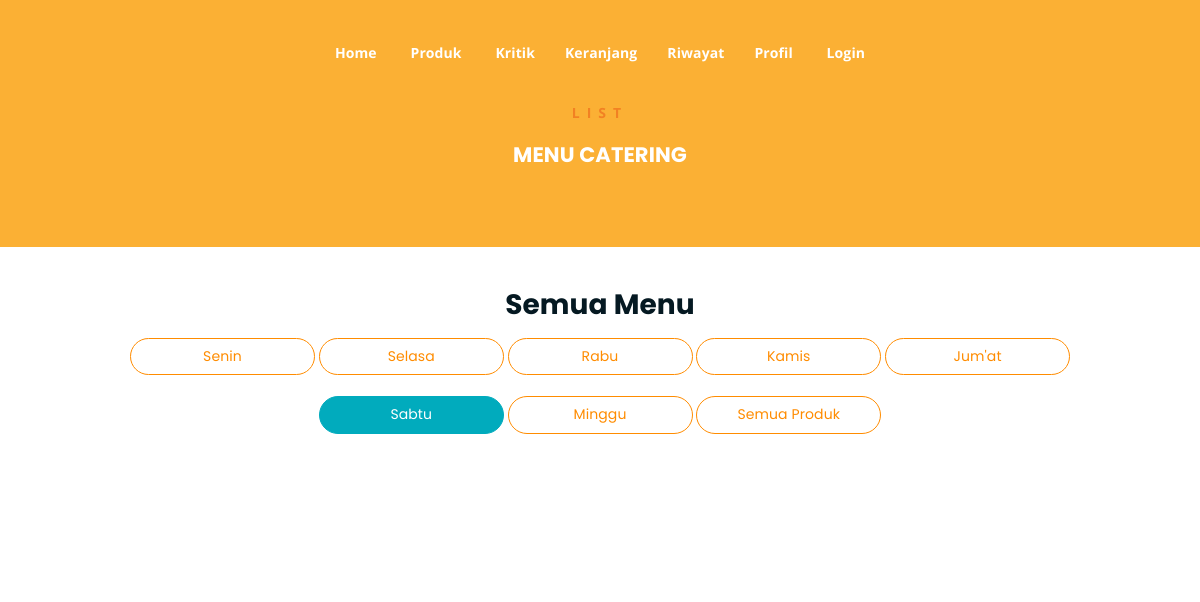
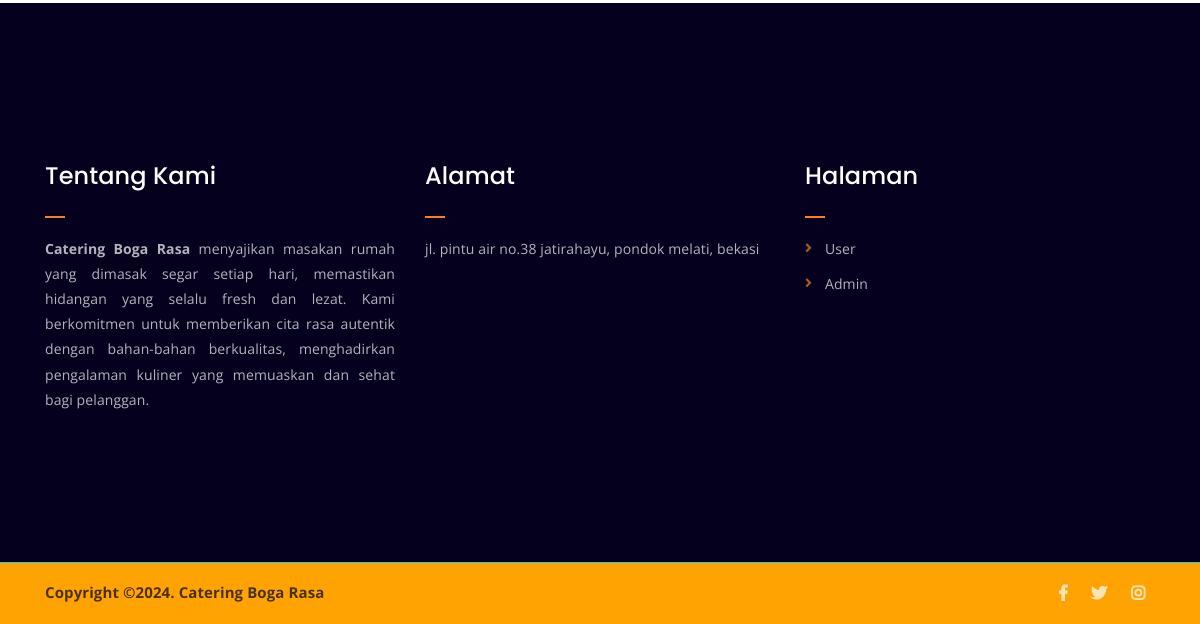
Page /menu-sabtu.php on the earlier database version (2 pictures, top to bottom).
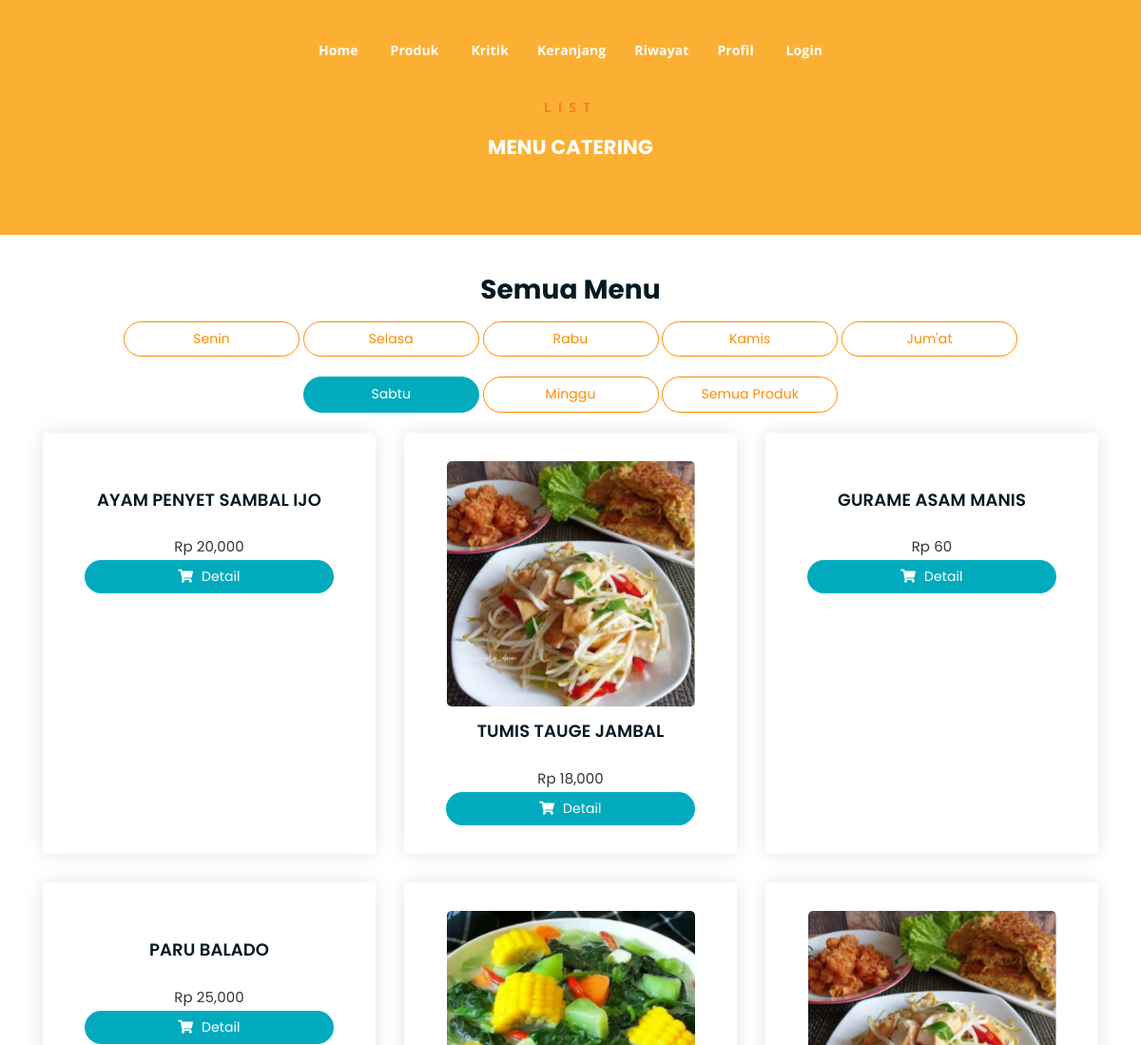
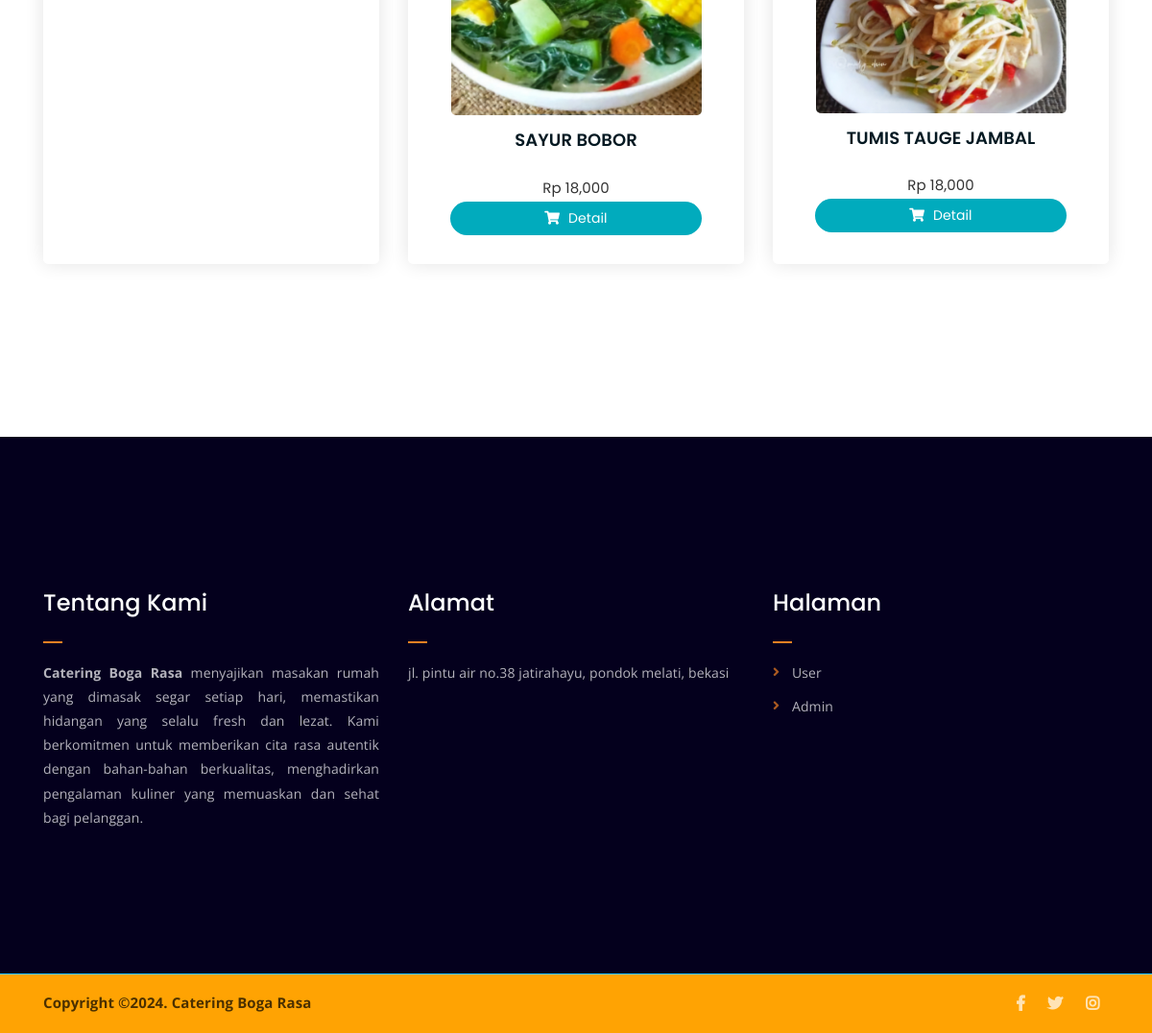
Same page on the later database version (2 pictures, top to bottom).
### tables this page shows
CREATE TABLE `promosi` (
  `id_promosi_produk` int(11) NOT NULL,
  `id_produk` varchar(55) NOT NULL,
  `promo_lama` varchar(55) NOT NULL,
  `promo_baru` varchar(55) NOT NULL
);

CREATE TABLE `produk` (
  `id` int(11) NOT NULL,
  `id_produk` varchar(11) NOT NULL,
  `nama_produk` varchar(55) NOT NULL,
  `gambar` varchar(55) NOT NULL,
  `harga` varchar(55) NOT NULL,
  `deskripsi` varchar(1000) NOT NULL,
  `menu_hari` varchar(111) NOT NULL
);

### menu-sabtu.php (the view, shortened to what this page needs)
<?php
require('./app/database/db.php');
?>
<!DOCTYPE html>
<html lang="en">
<head>
	<link rel="stylesheet" href="assets/css/all.min.css">
	<link rel="stylesheet" href="assets/bootstrap/css/bootstrap.min.css">
	<link rel="stylesheet" href="assets/css/owl.carousel.css">
	<link rel="stylesheet" href="assets/css/magnific-popup.css">
	<link rel="stylesheet" href="assets/css/animate.css">
	<link rel="stylesheet" href="assets/css/meanmenu.min.css">
	<link rel="stylesheet" href="assets/css/main.css">
	<link rel="stylesheet" href="assets/css/responsive.css">
</head>
<body>
	<?php include('./include/nav.php') ?>
	<div class="breadcrumb-section breadcrumb-bg">
		<div class="container">
			<div class="row">
				<div class="col-lg-8 offset-lg-2 text-center">
					<div class="breadcrumb-text">
						<p>LIST</p>
						<h4 style="color: #fff;">MENU CATERING</h4>
					</div>
				</div>
			</div>
		</div>
	</div>
	<div class="product-section mt-5 mb-150">
		<div class="container">
			<h3 class="text-center">Semua Menu</h3>
		<div class="text-center tag">
				<a href="menu-senin.php" class="cart-btn mb-4 col-md-2 text-center">Senin</a>
				<a href="menu-selasa.php" class="cart-btn mb-4 col-md-2 text-center">Selasa</a>
				<a href="menu-rabu.php" class="cart-btn mb-4 col-md-2 text-center">Rabu</a>
				<a href="menu-kamis.php" class="cart-btn mb-4 col-md-2 text-center">Kamis</a>
				<a href="menu-jumat.php" class="cart-btn mb-4 col-md-2 text-center">Jum'at</a>
				<a href="produk.php" class="aktif cart-btn mb-4 col-md-2 text-center">Sabtu</a>
				<a href="menu-minggu.php" class="cart-btn mb-4 col-md-2 text-center">Minggu</a>
				<a href="produk.php" class="cart-btn mb-4 col-md-2 text-center">Semua Produk</a>
			</div>
		<div class="row">
			<?php
				$produk = mysqli_query($conn, "SELECT * FROM produk LEFT JOIN promosi ON produk.id_produk = promosi.id_produk  WHERE produk.menu_hari = 'Sabtu'");
				while ($p = mysqli_fetch_array($produk)) {
			?>
			<a href="produk-detail.php?id_produk=<?= $p['id_produk']?>">
				<div class="col-lg-4 col-md-6 text-center card">
					<div class="single-product-item" style="height: 100%;">
						<div class="product-image">
							<img src="app/admin/foto/<?= $p['gambar'] ?>" alt="">
						</div>
						<h3><?php echo $p['nama_produk'] ?></h3>
							<p class="product-price"><span>Rp <?php echo number_format($p['harga']) ?></span></p>
						<a href="produk-detail.php?id_produk=<?= $p['id_produk']?>" class="cart-btn"><i class="fas fa-shopping-cart"></i> Detail</a>
					</div>
				</div>
				</a>
			<?php } ?>
			</div>
		</div>
	</div>
	<?php include('./include/footer.php') ?>
</body>
</html>

### include/nav.php (shortened to what this page needs)
<div class="top-header-area" id="sticker">
		<div class="container">
			<div class="row">
				<div class="col-lg-12 col-sm-12 text-center">
					<div class="main-menu-wrap">
						<nav class="main-menu">
							<ul>
								<li><a href="index.php">Home</a>
								</li>
								<li><a href="produk.php">Produk</a>
								</li>
                                <li><a href="kritik.php">Kritik</a>
								<li><a href="checkout.php">Keranjang</a>
								<li><a href="riwayat-transaksi.php">Riwayat</a>
                                <li><a href="profil.php">Profil</a>
								</li>
                                    <?php if(!isset($_SESSION['user'])){ ?>
                                        <li><a href="login.php">Login</a></li>
                                    <?php }else{ ?>
                                        <li><a href="logout.php">Logout</a></li>
                                    <?php } ?>
							</ul>
						</nav>
					</div>
				</div>
			</div>
		</div>
	</div>

### include/footer.php
<div class="footer-area xxx">
		<div class="container">
			<div class="row">
				<div class="col-lg-4 col-md-6">
					<div class="footer-box about-widget">
						<h2 style="color: white;" class="widget-title">Tentang Kami</h2>
						<p style="color: white; text-align:justify"><b>Catering Boga Rasa</b> menyajikan masakan rumah yang dimasak segar setiap hari, memastikan hidangan yang selalu fresh dan lezat. Kami berkomitmen untuk memberikan cita rasa autentik dengan bahan-bahan berkualitas, menghadirkan pengalaman kuliner yang memuaskan dan sehat bagi pelanggan.</p>
					</div>
				</div>
				<div class="col-lg-4 col-md-6">
					<div class="footer-box get-in-touch">
						<h2 style="color: white;" class="widget-title">Alamat</h2>
						<ul>
							<li>jl. pintu air no.38 jatirahayu, pondok melati, bekasi</li>
						</ul>
					</div>
				</div>
				<div class="col-lg-4 col-md-6">
					<div class="footer-box pages">
						<h2 style="color: white;" class="widget-title">Halaman</h2>
						<ul>
							<li><a style="color: white;" href="./">User</a></li>
							<li><a style="color: white;" href="./app/">Admin</a></li>
						</ul>
					</div>
				</div>
			</div>
		</div>
	</div>
	<div class="copyright">
		<div class="container">
			<div class="row">
				<div class="col-lg-6 col-md-12">
					<p>Copyright &copy;2024. <a href="#">Catering Boga Rasa</a>
					</p>
				</div>
				<div class="col-lg-6 text-right col-md-12">
					<div class="social-icons">
						<ul>
							<li><a href="#" target="_blank"><i class="fab fa-facebook-f"></i></a></li>
							<li><a href="#" target="_blank"><i class="fab fa-twitter"></i></a></li>
							<li><a href="#" target="_blank"><i class="fab fa-instagram"></i></a></li>
						</ul>
					</div>
				</div>
			</div>
		</div>
	</div>

### menu-sabtu.php (style rules this page uses)
.card { border: none; }
.tag .cart-btn { border: 1px solid darkorange; background: none; color: darkorange; }
.container .aktif { background-color: #01abbd; border-color: #01abbd ; color: white; }

Differences in the rows shown:
added promosi: produk.nama_produk "AYAM PENYET SAMBAL IJO", produk.harga "20,000"
added promosi: produk.gambar (picture), produk.nama_produk "TUMIS TAUGE JAMBAL", produk.harga "18,000"
added promosi: produk.nama_produk "GURAME ASAM MANIS", produk.harga "60"
added promosi: produk.nama_produk "PARU BALADO", produk.harga "25,000"
added promosi: produk.gambar (picture), produk.nama_produk "SAYUR BOBOR", produk.harga "18,000"
added promosi: produk.gambar (picture), produk.nama_produk "TUMIS TAUGE JAMBAL", produk.harga "18,000"
